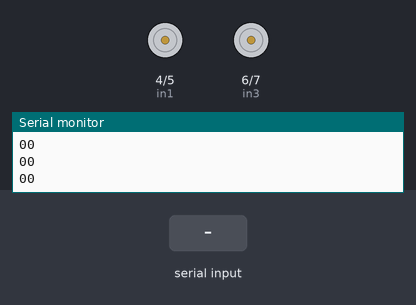
The sketch below on a simulated Arduino Uno, built with avr-gcc and run on an emulated ATmega328P. On the bench: motor-driver pin pairs drawn as motors (green arrow = first pin HIGH = forward, orange = second pin HIGH = backward, longer = more drive, scaled by the enable pin), the last lines printed to the serial monitor. The inputs (shaded band) are chosen by the test bench.

Above: at 1.2 s.
1.3 s: "90,45\n" received over the second serial link
At 2.8 s:
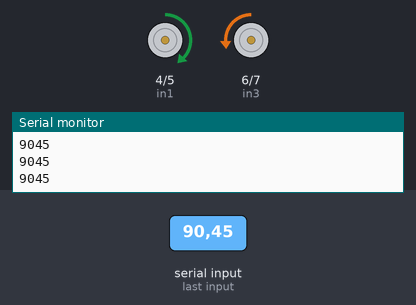
3.4 s: "1,90,45\n" received over the second serial link
At 5.0 s:
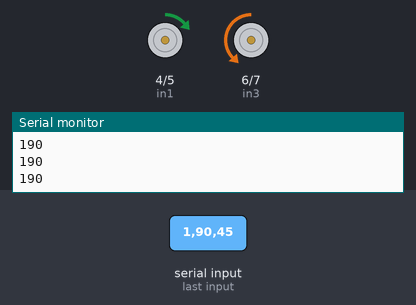
5.8 s: "30,150\n" received over the second serial link
At 7.2 s:
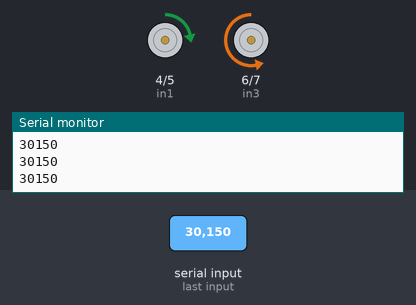
8.0 s: "5\n" received over the second serial link
At 9.1 s:
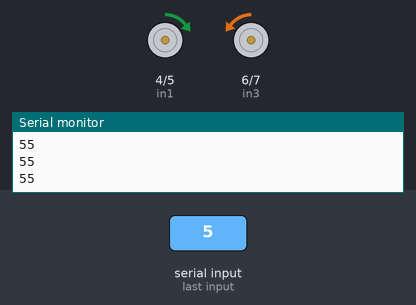
9.7 s: "90\n" received over the second serial link
At 10.4 s:
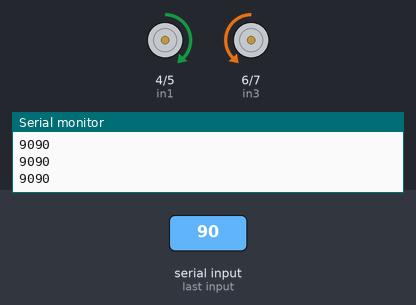
11.5 s: "200\n" received over the second serial link
At 12.2 s:
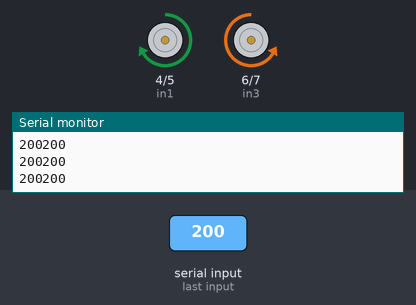
Timing chart, 0 to 14.4 s (numbered marks = the images above; inputs shaded):
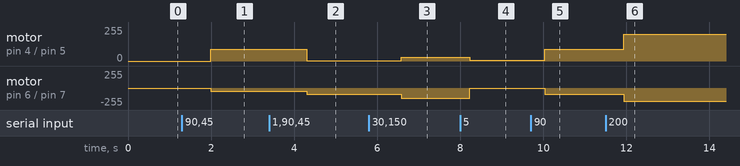

Measured:
- after the input at 1.3 s, motor on pin 4 (in1) / pin 5 (in2): stopped → forward 90/255 after 0.69 s; motor on pin 6 (in3) / pin 7 (in4): stopped → backward 45/255 after 0.69 s
- after the input at 3.4 s, motor on pin 4 (in1) / pin 5 (in2): forward 90/255 → forward 1/255 after 0.90 s; motor on pin 6 (in3) / pin 7 (in4): backward 45/255 → backward 90/255 after 0.90 s
- after the input at 5.8 s, motor on pin 4 (in1) / pin 5 (in2): forward 1/255 → forward 30/255 after 0.78 s; motor on pin 6 (in3) / pin 7 (in4): backward 90/255 → backward 150/255 after 0.78 s
- after the input at 8.0 s, motor on pin 4 (in1) / pin 5 (in2): forward 30/255 → forward 5/255 after 0.23 s; motor on pin 6 (in3) / pin 7 (in4): backward 150/255 → backward 5/255 after 0.23 s
- after the input at 9.7 s, motor on pin 4 (in1) / pin 5 (in2): forward 5/255 → forward 90/255 after 0.33 s; motor on pin 6 (in3) / pin 7 (in4): backward 5/255 → backward 90/255 after 0.33 s
- after the input at 11.5 s, motor on pin 4 (in1) / pin 5 (in2): forward 90/255 → forward 200/255 after 0.44 s; motor on pin 6 (in3) / pin 7 (in4): backward 90/255 → backward 200/255 after 0.44 s

The sketch:

spin_DC_motor_bluetooth.ino
```cpp
#include <SoftwareSerial.h>

const int rxpin = 0;
const int txpin = 1;
char k = 'L';
int motorPin = 10;
SoftwareSerial bluetooth(rxpin, txpin);
String s = "";

#define enA 9
#define in1 4
#define in2 5
#define enB 10
#define in3 6
#define in4 7
int pwmOutputA = 0;
int pwmOutputB = 0;
bool motor1 = false;
bool motor2 = false;
bool motor3 = false;
bool motor4 = false;
int command1;
int command2;

void setup()
{
  bluetooth.begin(9600);
  Serial.begin(9600);

  pinMode(enA, OUTPUT);
  pinMode(in1, OUTPUT);
  pinMode(in2, OUTPUT);
  pinMode(enB, OUTPUT);
  pinMode(in3, OUTPUT);
  pinMode(in4, OUTPUT);
  command1 = 0;
  command2 = 0;
}

void loop()
{
  if (bluetooth.available()) {
    k = bluetooth.read();
    s += k;
    //    Serial.print("bluetooth received: ");
    Serial.println(s);
    Serial.println("new command");
    delay(100);
//    bluetooth.write("new command");
    command1 = 0;
    command2 = 0;
  } else {
    Serial.println(s);
    if (s.length() > 0) {
      int commaIndex = s.indexOf(',');
      String s1 = s.substring(0, commaIndex);
      String s2 = s.substring(commaIndex + 1);
      command1 = s1.toInt();
      command2 = s2.toInt();
      s = "";
      motor1 = false;
      motor2 = false;
      motor3 = false;
      motor4 = false;
    }
    Serial.print(command1);
    Serial.println(command2);
    if ((command1 > 0 && command2 > 0) || motor1) {
      move_forward(command1, command2);
      bluetooth.write("motor 1 on");
      motor1 = true;
    } else if ((command1 < 0 && command2 < 0) || motor2)  {
      move_backward(command1, command2);
      bluetooth.write("motor 2 on");
      motor2 = true;
    } else if ((command1 > 0 && command2 <= 0) || motor3)  {
      swivel_right(command1, command2);
      bluetooth.write("motor 3 on");
      motor3 = true;
    } else if ((command1 <= 0 && command2 > 0) || motor4)  {
      swivel_left(command1, command2);
      bluetooth.write("motor 4 on");
      motor4 = true;
    } else {
      stop_motors();
      motor1 = false;
      motor2 = false;
      motor3 = false;
      motor4 = false;
    }
  }
  delay(10);
}

void move_forward(int l, int r) {
  digitalWrite(in1, HIGH); // might have to change these values based on how the motor is wired
  digitalWrite(in2, LOW);
  digitalWrite(in3, LOW);
  digitalWrite(in4, HIGH);
  pwmOutputA = abs(l);
  pwmOutputB = abs(r);
  analogWrite(enA, pwmOutputA);
  analogWrite(enB, pwmOutputB);
  delay(20);
  //  Serial.println("moving forward");
}
void swivel_left(int l, int r) {
  // eventually swivel will be a function of degrees
  digitalWrite(in1, LOW);
  digitalWrite(in2, HIGH);
  digitalWrite(in3, LOW);
  digitalWrite(in4, HIGH); //rn assuming 3,4 is the combo that is working haha
  pwmOutputA = abs(l);
  pwmOutputB = abs(r);
  analogWrite(enA, pwmOutputA);
  analogWrite(enB, pwmOutputB);
  delay(20);
}
void swivel_right(int l, int r) {
  // eventually swivel will be a function of degrees
  digitalWrite(in1, HIGH);
  digitalWrite(in2, LOW);
  digitalWrite(in3, HIGH);
  digitalWrite(in4, LOW); //rn assuming 3,4 is the combo that is working haha
  pwmOutputA = abs(l);
  pwmOutputB = abs(r);
  analogWrite(enA, pwmOutputA);
  analogWrite(enB, pwmOutputB);
  delay(20);
}
void stop_motors() {
  pwmOutputA = 0;
  pwmOutputB = 0;
  analogWrite(enA, pwmOutputA);
  analogWrite(enB, pwmOutputB);
  delay(20);
}
void one_turn() {
  digitalWrite(in1, HIGH);
  digitalWrite(in2, LOW);
  digitalWrite(in3, HIGH);
  digitalWrite(in4, LOW); //rn assuming 3,4 is the combo that is working haha
  pwmOutputA = 200;
  pwmOutputB = 200;
  analogWrite(enA, pwmOutputA);
  analogWrite(enB, pwmOutputB);
  delay(4333);
  pwmOutputA = 0;
  pwmOutputB = 0;
  analogWrite(enA, pwmOutputA);
  analogWrite(enB, pwmOutputB);
  delay(2000);
}
void move_backward(int l, int r) {
  digitalWrite(in1, LOW); // might have to change these values based on how the motor is wired
  digitalWrite(in2, HIGH);
  digitalWrite(in3, HIGH);
  digitalWrite(in4, LOW);
  pwmOutputA = abs(l);
  pwmOutputB = abs(r);
  analogWrite(enA, pwmOutputA);
  analogWrite(enB, pwmOutputB);
  delay(20);
  //  Serial.println("moving backwards");
}
```
